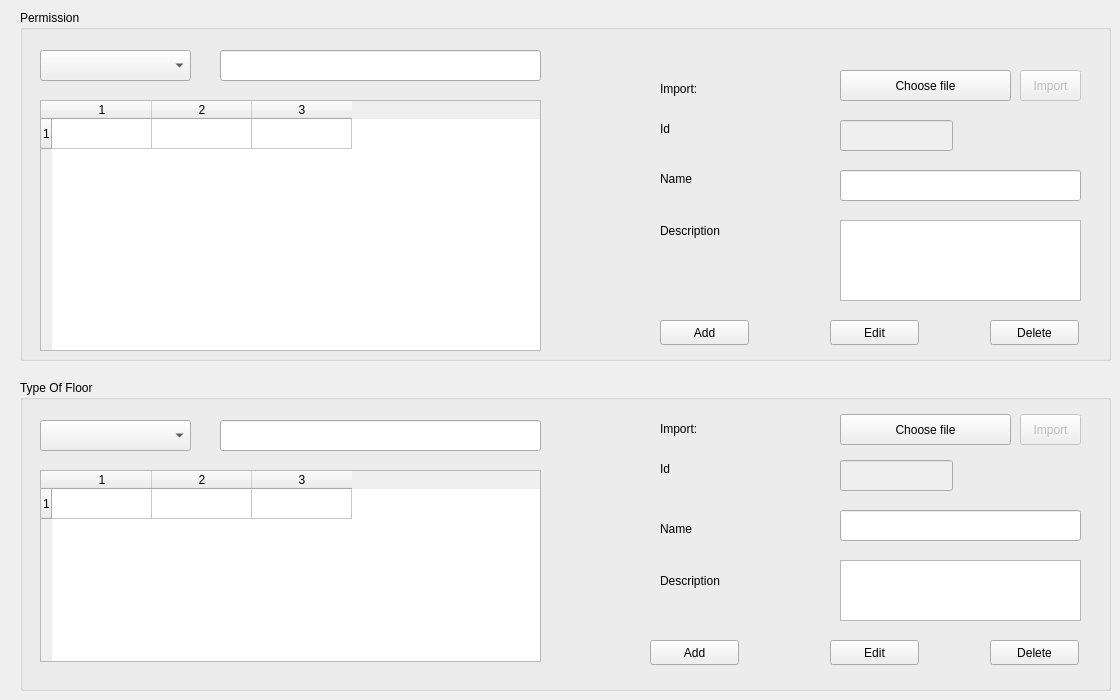
         <widget class="QWidget" name="tab_43">
          <property name="enabled">
           <bool>true</bool>
          </property>
          <attribute name="title">
           <string>Page</string>
          </attribute>
          <widget class="QGroupBox" name="groupBox_permission_edit">
           <property name="geometry">
            <rect>
             <x>20</x>
             <y>10</y>
             <width>1091</width>
             <height>351</height>
            </rect>
           </property>
           <property name="title">
            <string>Permission</string>
           </property>
           <widget class="QComboBox" name="comboBox_permission_search">
            <property name="geometry">
             <rect>
              <x>20</x>
              <y>40</y>
              <width>151</width>
              <height>31</height>
             </rect>
            </property>
           </widget>
           <widget class="QLineEdit" name="lineEdit_search_permission">
            <property name="geometry">
             <rect>
              <x>200</x>
              <y>40</y>
              <width>321</width>
              <height>31</height>
             </rect>
            </property>
           </widget>
           <widget class="QLineEdit" name="lineEdit_permission_id">
            <property name="enabled">
             <bool>false</bool>
            </property>
            <property name="geometry">
             <rect>
              <x>820</x>
              <y>110</y>
              <width>113</width>
              <height>31</height>
             </rect>
            </property>
           </widget>
           <widget class="QLineEdit" name="lineEdit_permission_name">
            <property name="geometry">
             <rect>
              <x>820</x>
              <y>160</y>
              <width>241</width>
              <height>31</height>
             </rect>
            </property>
           </widget>
           <widget class="QLabel" name="label_184">
            <property name="geometry">
             <rect>
              <x>640</x>
              <y>110</y>
              <width>67</width>
              <height>17</height>
             </rect>
            </property>
            <property name="text">
             <string>Id</string>
            </property>
           </widget>
           <widget class="QLabel" name="label_185">
            <property name="geometry">
             <rect>
              <x>640</x>
              <y>160</y>
              <width>67</width>
              <height>17</height>
             </rect>
            </property>
            <property name="text">
             <string>Name</string>
            </property>
           </widget>
           <widget class="QLabel" name="label_186">
            <property name="geometry">
             <rect>
              <x>640</x>
              <y>210</y>
              <width>101</width>
              <height>21</height>
             </rect>
            </property>
            <property name="text">
             <string>Description</string>
            </property>
           </widget>
           <widget class="QTextEdit" name="textEdit_permission_description">
            <property name="geometry">
             <rect>
              <x>820</x>
              <y>210</y>
              <width>241</width>
              <height>81</height>
             </rect>
            </property>
           </widget>
           <widget class="QPushButton" name="pushButton_permission_add">
            <property name="geometry">
             <rect>
              <x>640</x>
              <y>310</y>
              <width>89</width>
              <height>25</height>
             </rect>
            </property>
            <property name="text">
             <string>Add</string>
            </property>
           </widget>
           <widget class="QPushButton" name="pushButton_permission_edit">
            <property name="geometry">
             <rect>
              <x>810</x>
              <y>310</y>
              <width>89</width>
              <height>25</height>
             </rect>
            </property>
            <property name="text">
             <string>Edit</string>
            </property>
           </widget>
           <widget class="QPushButton" name="pushButton_permission_delete">
            <property name="geometry">
             <rect>
              <x>970</x>
              <y>310</y>
              <width>89</width>
              <height>25</height>
             </rect>
            </property>
            <property name="text">
             <string>Delete</string>
            </property>
           </widget>
           <widget class="QTableWidget" name="tableWidget_permission">
            <property name="geometry">
             <rect>
              <x>20</x>
              <y>90</y>
              <width>501</width>
              <height>251</height>
             </rect>
            </property>
            <property name="rowCount">
             <number>1</number>
            </property>
            <property name="columnCount">
             <number>3</number>
            </property>
            <row/>
            <column/>
            <column/>
            <column/>
           </widget>
           <widget class="QLabel" name="label_187">
            <property name="geometry">
             <rect>
              <x>640</x>
              <y>70</y>
              <width>67</width>
              <height>17</height>
             </rect>
            </property>
            <property name="text">
             <string>Import: </string>
            </property>
           </widget>
           <widget class="QPushButton" name="pushButton_select_file_permission">
            <property name="geometry">
             <rect>
              <x>820</x>
              <y>60</y>
              <width>171</width>
              <height>31</height>
             </rect>
            </property>
            <property name="text">
             <string>Choose file</string>
            </property>
           </widget>
           <widget class="QPushButton" name="pushButton_import_file_permission">
            <property name="enabled">
             <bool>false</bool>
            </property>
            <property name="geometry">
             <rect>
              <x>1000</x>
              <y>60</y>
              <width>61</width>
              <height>31</height>
             </rect>
            </property>
            <property name="text">
             <string>Import</string>
            </property>
            <property name="autoExclusive">
             <bool>false</bool>
            </property>
           </widget>
          </widget>
          <widget class="QGroupBox" name="groupBox_typeOfFloor_edit">
           <property name="geometry">
            <rect>
             <x>20</x>
             <y>380</y>
             <width>1091</width>
             <height>311</height>
            </rect>
           </property>
           <property name="title">
            <string>Type Of Floor</string>
           </property>
           <widget class="QComboBox" name="comboBox_typeOFloor_search">
            <property name="geometry">
             <rect>
              <x>20</x>
              <y>40</y>
              <width>151</width>
              <height>31</height>
             </rect>
            </property>
            <property name="duplicatesEnabled">
             <bool>false</bool>
            </property>
           </widget>
           <widget class="QLineEdit" name="lineEdit_typeOFloor_search">
            <property name="geometry">
             <rect>
              <x>200</x>
              <y>40</y>
              <width>321</width>
              <height>31</height>
             </rect>
            </property>
           </widget>
           <widget class="QLineEdit" name="lineEdit_typeOFloor_id">
            <property name="enabled">
             <bool>false</bool>
            </property>
            <property name="geometry">
             <rect>
              <x>820</x>
              <y>80</y>
              <width>113</width>
              <height>31</height>
             </rect>
            </property>
           </widget>
           <widget class="QLineEdit" name="lineEdit_typeOFloor_name">
            <property name="geometry">
             <rect>
              <x>820</x>
              <y>130</y>
              <width>241</width>
              <height>31</height>
             </rect>
            </property>
           </widget>
           <widget class="QLabel" name="label_188">
            <property name="geometry">
             <rect>
              <x>640</x>
              <y>80</y>
              <width>67</width>
              <height>17</height>
             </rect>
            </property>
            <property name="text">
             <string>Id</string>
            </property>
           </widget>
           <widget class="QLabel" name="label_189">
            <property name="geometry">
             <rect>
              <x>640</x>
              <y>140</y>
              <width>67</width>
              <height>17</height>
             </rect>
            </property>
            <property name="text">
             <string>Name</string>
            </property>
           </widget>
           <widget class="QLabel" name="label_190">
            <property name="geometry">
             <rect>
              <x>640</x>
              <y>190</y>
              <width>101</width>
              <height>21</height>
             </rect>
            </property>
            <property name="text">
             <string>Description</string>
            </property>
           </widget>
           <widget class="QTextEdit" name="textEdit_typeOFloor_description">
            <property name="geometry">
             <rect>
              <x>820</x>
              <y>180</y>
              <width>241</width>
              <height>61</height>
             </rect>
            </property>
           </widget>
           <widget class="QPushButton" name="pushButton_typeOFloor_add">
            <property name="geometry">
             <rect>
              <x>630</x>
              <y>260</y>
              <width>89</width>
              <height>25</height>
             </rect>
            </property>
            <property name="text">
             <string>Add</string>
            </property>
           </widget>
           <widget class="QPushButton" name="pushButton_typeOFloor_edit">
            <property name="geometry">
             <rect>
              <x>810</x>
              <y>260</y>
              <width>89</width>
              <height>25</height>
             </rect>
            </property>
            <property name="text">
             <string>Edit</string>
            </property>
           </widget>
           <widget class="QPushButton" name="pushButton_typeOFloor_delete">
            <property name="geometry">
             <rect>
              <x>970</x>
              <y>260</y>
              <width>89</width>
              <height>25</height>
             </rect>
            </property>
            <property name="text">
             <string>Delete</string>
            </property>
           </widget>
           <widget class="QTableWidget" name="tableWidget_type_of_floor">
            <property name="geometry">
             <rect>
              <x>20</x>
              <y>90</y>
              <width>501</width>
              <height>192</height>
             </rect>
            </property>
            <property name="editTriggers">
             <set>QAbstractItemView::SelectedClicked</set>
            </property>
            <property name="selectionBehavior">
             <enum>QAbstractItemView::SelectRows</enum>
            </property>
            <property name="sortingEnabled">
             <bool>true</bool>
            </property>
            <property name="rowCount">
             <number>1</number>
            </property>
            <property name="columnCount">
             <number>3</number>
            </property>
            <row/>
            <column/>
            <column/>
            <column/>
           </widget>
           <widget class="QLabel" name="label_191">
            <property name="geometry">
             <rect>
              <x>640</x>
              <y>40</y>
              <width>67</width>
              <height>17</height>
             </rect>
            </property>
            <property name="text">
             <string>Import: </string>
            </property>
           </widget>
           <widget class="QPushButton" name="pushButton_import_file_type_floor">
            <property name="enabled">
             <bool>false</bool>
            </property>
            <property name="geometry">
             <rect>
              <x>1000</x>
              <y>34</y>
              <width>61</width>
              <height>31</height>
             </rect>
            </property>
            <property name="text">
             <string>Import</string>
            </property>
            <property name="autoExclusive">
             <bool>false</bool>
            </property>
           </widget>
           <widget class="QPushButton" name="pushButton_select_file_type_floor">
            <property name="geometry">
             <rect>
              <x>820</x>
              <y>34</y>
              <width>171</width>
              <height>31</height>
             </rect>
            </property>
            <property name="text">
             <string>Choose file</string>
            </property>
           </widget>
          </widget>
         </widget>
